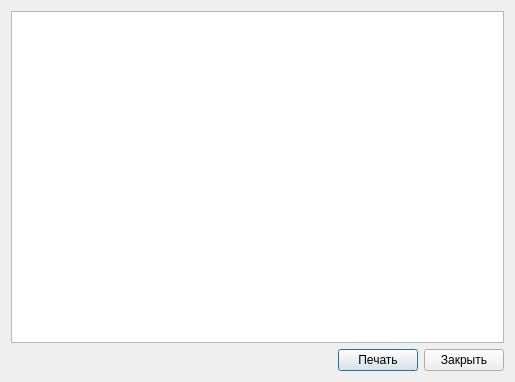
<?xml version="1.0" encoding="UTF-8"?>
<ui version="4.0">
 <class>ReportModes</class>
 <widget class="QDialog" name="ReportModes">
  <property name="geometry">
   <rect>
    <x>0</x>
    <y>0</y>
    <width>515</width>
    <height>382</height>
   </rect>
  </property>
  <property name="windowTitle">
   <string>Отчет по модуляциям</string>
  </property>
  <layout class="QGridLayout" name="gridLayout">
   <item row="0" column="0">
    <widget class="QTableView" name="tableView">
     <property name="selectionBehavior">
      <enum>QAbstractItemView::SelectRows</enum>
     </property>
    </widget>
   </item>
   <item row="1" column="0">
    <layout class="QHBoxLayout" name="horizontalLayout">
     <item>
      <spacer name="horizontalSpacer">
       <property name="orientation">
        <enum>Qt::Horizontal</enum>
       </property>
       <property name="sizeHint" stdset="0">
        <size>
         <width>40</width>
         <height>20</height>
        </size>
       </property>
      </spacer>
     </item>
     <item>
      <widget class="QPushButton" name="PrintButton">
       <property name="text">
        <string>Печать</string>
       </property>
      </widget>
     </item>
     <item>
      <widget class="QPushButton" name="CloseButton">
       <property name="text">
        <string>Закрыть</string>
       </property>
      </widget>
     </item>
    </layout>
   </item>
  </layout>
 </widget>
 <resources/>
 <connections/>
</ui>
